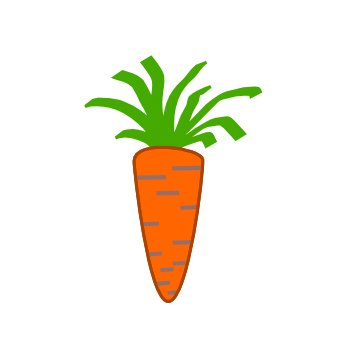
#> input picture graphics/pillow_carrots/carrot.png, 350 x 350 px
$ python step07-full_image.py
#> lines starting #> are read from the running program, lines starting #| are printed output that depends on the picture

from PIL import Image, ImageDraw, ImageChops, ImageFont

img = Image.new('RGBA', (800, 500), "white")
#> img: PIL image 800x500 RGBA; every value is 255

# load starting bitmaps
carrot = Image.open('carrot.png')
#> carrot is the input picture: PIL image 350x350 RGBA; mean R, G, B, A 244.5, 240.6, 226.7, 255
brain = Image.open('brain.png')
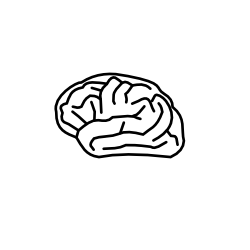
#> input picture graphics/pillow_carrots/brain.png, 250 x 250 px
#> brain is the input picture: PIL image 250x250 RGBA; mean R, G, B, A 243.7, 243.7, 243.7, 255

carrot = carrot.resize((250, 250))
#> carrot: PIL image 250x250 RGBA

# draw an arrow
arrow = Image.new('RGBA', (250, 250), "white")
#> arrow: PIL image 250x250 RGBA; every value is 255
draw = ImageDraw.Draw(arrow)
draw.rectangle((0, 50, 100, 100), fill="black")
draw.polygon((100, 25, 100, 125, 150, 75), fill="black")

# add gradient to arrow
gradient = Image.new('RGBA', (250, 250), "white")
draw = ImageDraw.Draw(gradient)
for x in range(250):
        box = (x, 0, x+1, 250)
        color = (255, (255-x), 0)
        draw.rectangle(box, fill=color)

arrow = ImageChops.screen(arrow, gradient)
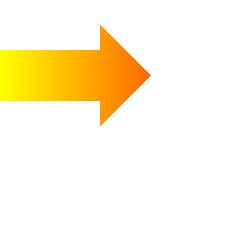
#> arrow: PIL image 250x250 RGBA; mean R, G, B, A 255, 246.1, 223.6, 255

# combine all component images
img.paste(carrot, (100, 80))
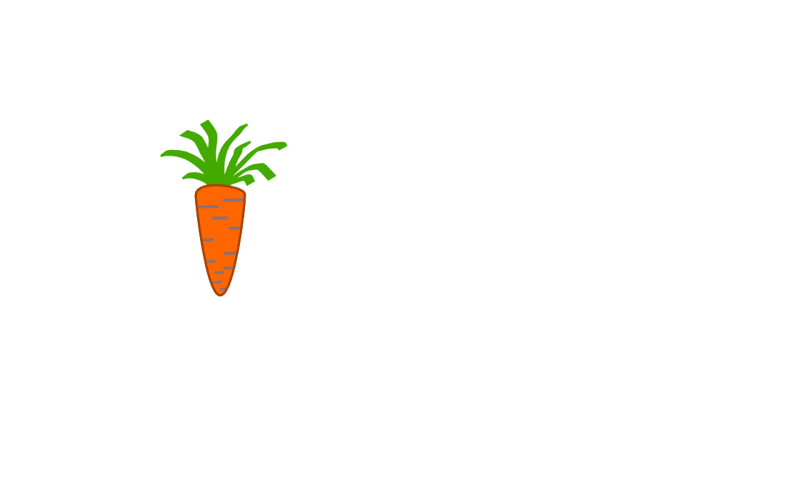
#> img: PIL image 800x500 RGBA; mean R, G, B, A 253.3, 252.7, 250.6, 255
img.paste(arrow, (325, 150))
img.paste(brain, (500, 100))
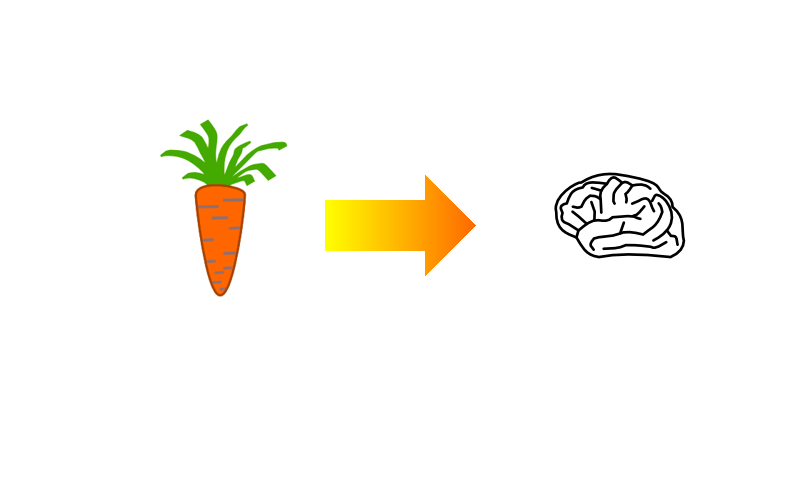
#> img: PIL image 800x500 RGBA; mean R, G, B, A 251.6, 249.6, 243.9, 255

# add text
draw = ImageDraw.Draw(img)
arial = ImageFont.truetype('arial.ttf', 40)
draw.text((220,360),"Carrots rock your brain!",fill=(0,0,0),font=arial)

img.save('step07_final.png')
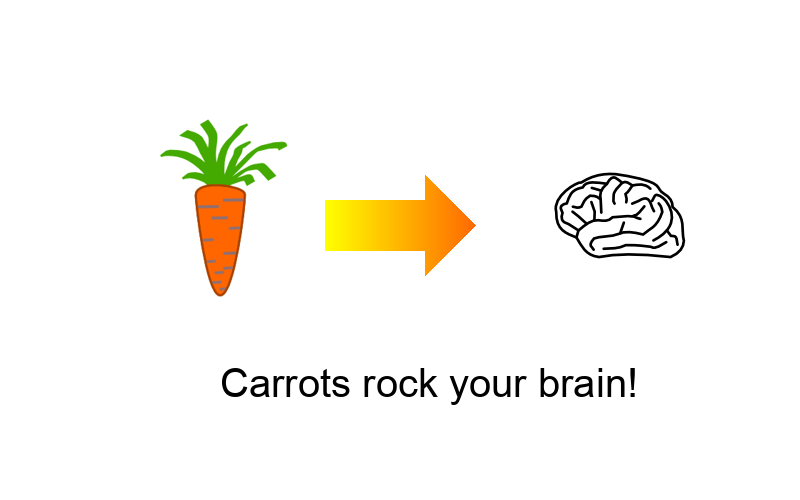
#> saved as step07_final.png: PIL image 800x500 RGBA; mean R, G, B, A 249.5, 247.5, 241.8, 255
